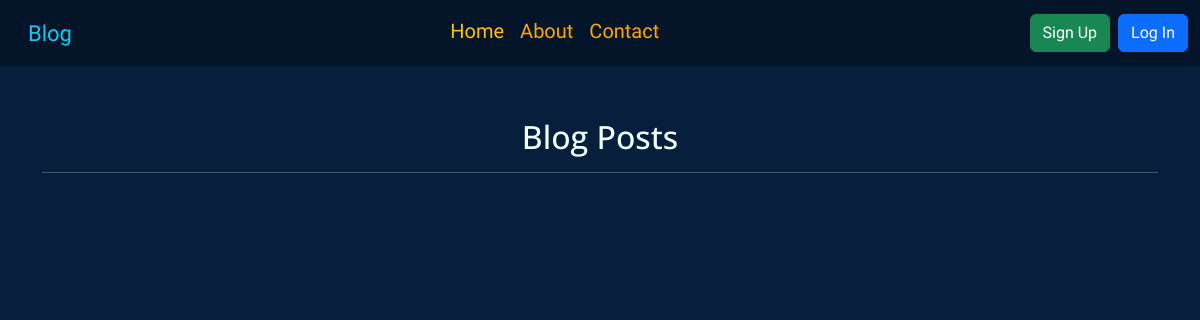
/, run on an earlier commit of the app's database.
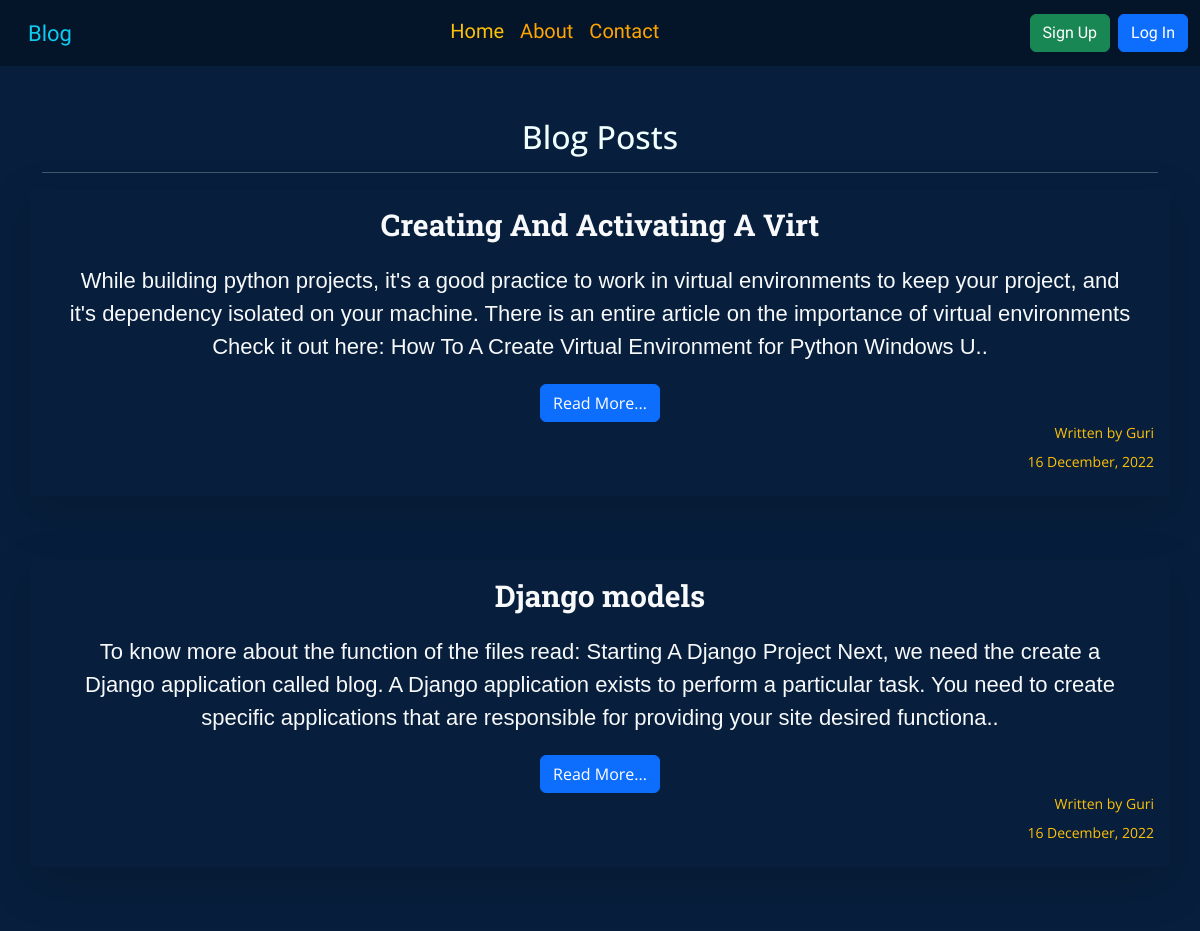
And on a later commit of the database.
### grapp/models.py (models this page shows)
class User_Blog(models.Model):
    U_id = models.BigAutoField(primary_key=True)
    Title = models.CharField(max_length=200)
    Desc = models.CharField(max_length=2000)
    Date = models.DateField(auto_now_add=True)
    Author = models.CharField(max_length=50, default="Gaurav")

### grapp/views.py (the view)
# urls.py: path('', views.homepage),
def homepage(request):
    blogdata = User_Blog.objects.all()
    if request.user.is_authenticated:
        login = True
        return render(request, "blogapp/home.html", {"login": login, 'blog': blogdata})
    else:
        login = False
        return render(request, "blogapp/home.html", {"login": login, 'blog': blogdata})

### grapp/templates/blogapp/home.html (shortened to what this page needs)
{% extends 'blogapp/base.html' %}
{% load static %}
{% block buttons %}
{% if login %}
<div class="d-flex" role="button">
    <a class=" btn btn-success mx-2 " href="{% url 'logout' %}">Log Out</a>
    <a href="{% url 'profile' %}"><img class="mx-2 profile-img" title="Profile" src="{% static 'images/profile.png' %}"
            alt="Profile Icon"></a>
</div>
{% else %}
<div class="d-flex" role="button">
    <a class=" btn btn-success mx-2 " href="{% url 'register' %}">Sign Up</a>
    <a class=" btn btn-primary" href="{% url 'login' %}">Log In</a>
</div>
{% endif %}
{% endblock buttons %}
{% block content %}
<div class="container h-100 text-center mycolor my-3 rounded-3 ">
    <div class="mt-5">
        <h2>Blog Posts</h2>
        <hr>
        {% for blg in blog %}
        <div class="row my-3">
            <div class="col-md-12 text-light shadow-lg p-3 mb-5  rounded">
                <h3 class="font-heading">{{ blg.Title|slice:":30"|capfirst }}</h3>
                <p class="font-para">{{ blg.Desc|slice:":300"|capfirst }}..</p>
                <a href="{% url 'readblog' blg.U_id %}" class="btn btn-primary">Read More...</a>
                <div class="d-flex justify-content-end text-warning gap-2 ">
                    <small>Written by
                        {{ blg.Author|capfirst }}
                    </small>
                </div>
                <div class="d-flex justify-content-end text-warning gap-2 my-2">
                    <small>{{ blg.Date|date:'d F, Y' }}</small>
                </div>
            </div>
        </div>
        {% endfor %}
    </div>
</div>
{% endblock content %}

What changed in the data, as far as the page shows it:
added User_Blog: Title "Creating And Activating A Virt", Desc "While building python projects, it's a good practice to work in virtual environments to keep your project, and it's dependency isolated on your machine. There is an entire article on the importance of virtual environments Check it out here: How To A Create Virtual Environment for Python Windows U", Author "Guri", Date "16 December, 2022"
added User_Blog: Title "Django models", Desc "To know more about the function of the files read: Starting A Django Project Next, we need the create a Django application called blog. A Django application exists to perform a particular task. You need to create specific applications that are responsible for providing your site desired functiona", Author "Guri", Date "16 December, 2022"
